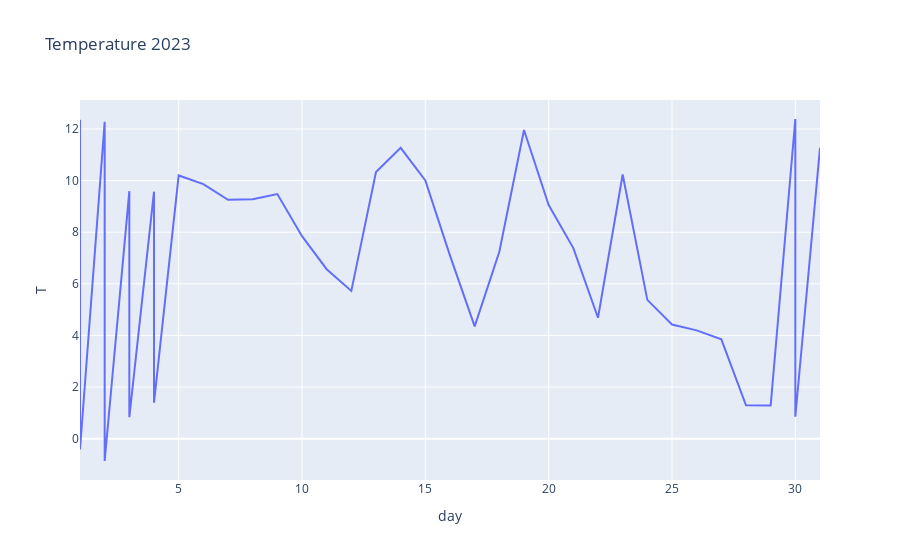
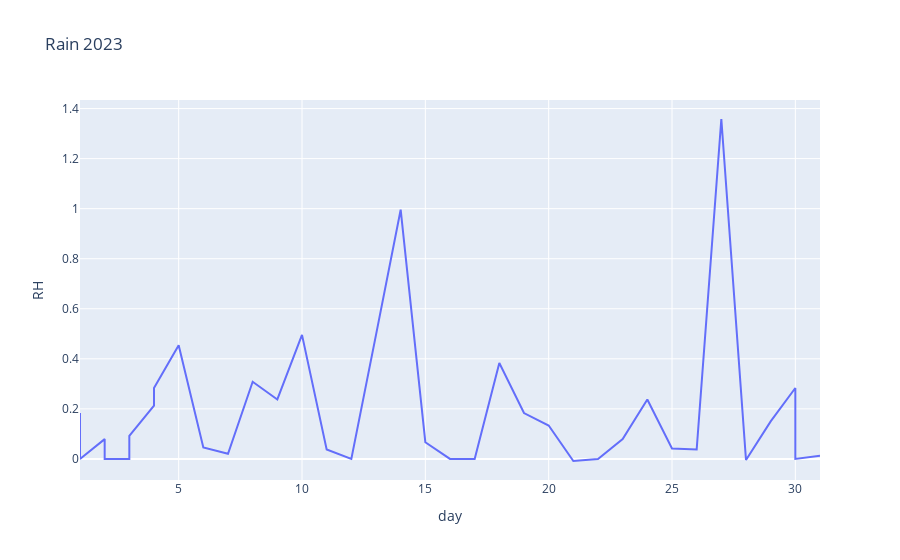
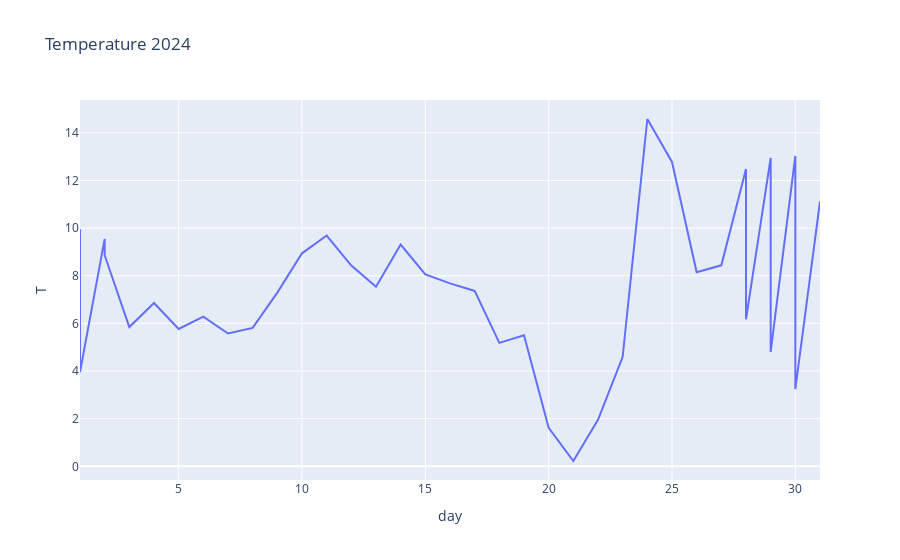
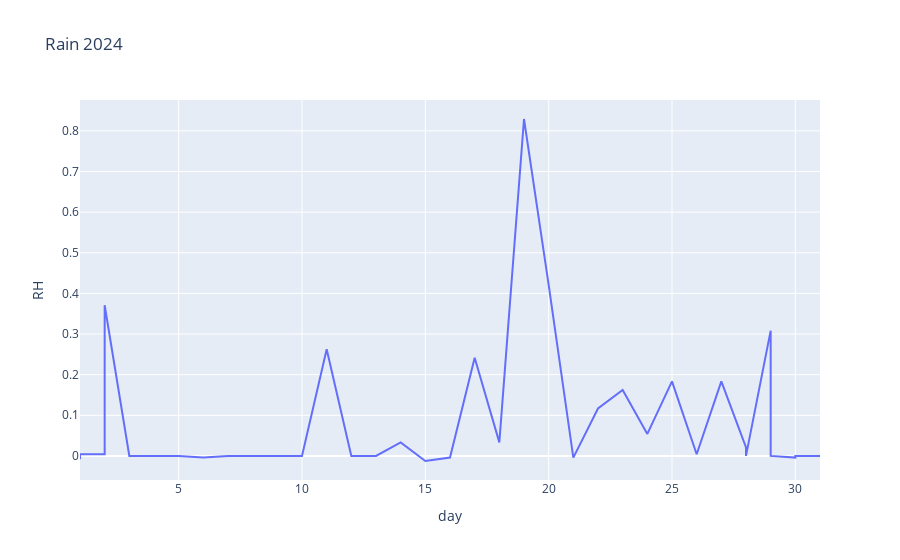

Source (notebook cell) for these figures, in order:
### Code cell
import plotly.express as px

temperature_2023 = px.line(daily_avr_2023_station, x = 'day', y = 'T', title = 'Temperature 2023') # , color = 'name'
temperature_2023.show()

rain_2023 = px.line(daily_avr_2023_station, x = 'day', y = 'RH', title = 'Rain 2023')
rain_2023.show()

temperature_2024 = px.line(daily_avr_2024_station, x = 'day', y = 'T', title = 'Temperature 2024')
temperature_2024.show()

rain_2024 = px.line(daily_avr_2024_station, x = 'day', y = 'RH', title = 'Rain 2024')
rain_2024.show()

### Figure 1 — Plotly figure (JSON) as saved in the notebook; plotly's stock layout.template omitted (floating-point values rounded to 4 significant figures)
{"data": [{"hovertemplate": "day=%{x}<br>T=%{y}<extra></extra>", "legendgroup": "", "line": {"color": "#636efa", "dash": "solid"}, "marker": {"symbol": "circle"}, "mode": "lines", "name": "", "orientation": "v", "showlegend": false, "type": "scatter", "x": [1, 1, 2, 2, 3, 3, 4, 4, 5, 6, 7, 8, 9, 10, 11, 12, 13, 14, 15, 16, 17, 18, 19, 20, 21, 22, 23, 24, 25, 26, 27, 28, 29, 30, 30, 31], "xaxis": "x", "y": [12.35, -0.4208, 12.28, -0.8667, 9.592, 0.8333, 9.571, 1.392, 10.2, 9.867, 9.254, 9.275, 9.479, 7.846, 6.567, 5.725, 10.33, 11.27, 10.01, 7.092, 4.35, 7.242, 11.96, 9.054, 7.383, 4.683, 10.24, 5.379, 4.421, 4.196, 3.85, 1.292, 1.283, 12.39, 0.85, 11.27], "yaxis": "y"}], "layout": {"legend": {"tracegroupgap": 0}, "title": {"text": "Temperature 2023"}, "xaxis": {"anchor": "y", "domain": [0, 1], "title": {"text": "day"}}, "yaxis": {"anchor": "x", "domain": [0, 1], "title": {"text": "T"}}}}

### Figure 2 — Plotly figure (JSON) as saved in the notebook; plotly's stock layout.template omitted (floating-point values rounded to 4 significant figures)
{"data": [{"hovertemplate": "day=%{x}<br>RH=%{y}<extra></extra>", "legendgroup": "", "line": {"color": "#636efa", "dash": "solid"}, "marker": {"symbol": "circle"}, "mode": "lines", "name": "", "orientation": "v", "showlegend": false, "type": "scatter", "x": [1, 1, 2, 2, 3, 3, 4, 4, 5, 6, 7, 8, 9, 10, 11, 12, 13, 14, 15, 16, 17, 18, 19, 20, 21, 22, 23, 24, 25, 26, 27, 28, 29, 30, 30, 31], "xaxis": "x", "y": [0.1833, 0.0, 0.07917, 0.0, 0.0, 0.09167, 0.2125, 0.2833, 0.4542, 0.04583, 0.02083, 0.3083, 0.2375, 0.4958, 0.0375, 0.0, 0.4958, 0.9958, 0.06667, 0.0, 0.0, 0.3833, 0.1833, 0.1333, -0.008333, 0.0, 0.07917, 0.2375, 0.04167, 0.0375, 1.358, -0.004167, 0.15, 0.2833, 0.0, 0.0125], "yaxis": "y"}], "layout": {"legend": {"tracegroupgap": 0}, "title": {"text": "Rain 2023"}, "xaxis": {"anchor": "y", "domain": [0, 1], "title": {"text": "day"}}, "yaxis": {"anchor": "x", "domain": [0, 1], "title": {"text": "RH"}}}}

### Figure 3 — Plotly figure (JSON) as saved in the notebook; plotly's stock layout.template omitted (floating-point values rounded to 4 significant figures)
{"data": [{"hovertemplate": "day=%{x}<br>T=%{y}<extra></extra>", "legendgroup": "", "line": {"color": "#636efa", "dash": "solid"}, "marker": {"symbol": "circle"}, "mode": "lines", "name": "", "orientation": "v", "showlegend": false, "type": "scatter", "x": [1, 1, 2, 2, 3, 4, 5, 6, 7, 8, 9, 10, 11, 12, 13, 14, 15, 16, 17, 18, 19, 20, 21, 22, 23, 24, 25, 26, 27, 28, 28, 29, 29, 30, 30, 31], "xaxis": "x", "y": [9.954, 3.954, 9.546, 8.863, 5.846, 6.858, 5.767, 6.288, 5.575, 5.812, 7.292, 8.942, 9.688, 8.429, 7.538, 9.308, 8.054, 7.679, 7.363, 5.183, 5.5, 1.621, 0.225, 1.954, 4.6, 14.58, 12.78, 8.15, 8.438, 12.48, 6.171, 12.95, 4.804, 13.03, 3.246, 11.12], "yaxis": "y"}], "layout": {"legend": {"tracegroupgap": 0}, "title": {"text": "Temperature 2024"}, "xaxis": {"anchor": "y", "domain": [0, 1], "title": {"text": "day"}}, "yaxis": {"anchor": "x", "domain": [0, 1], "title": {"text": "T"}}}}

### Figure 4 — Plotly figure (JSON) as saved in the notebook; plotly's stock layout.template omitted (floating-point values rounded to 4 significant figures)
{"data": [{"hovertemplate": "day=%{x}<br>RH=%{y}<extra></extra>", "legendgroup": "", "line": {"color": "#636efa", "dash": "solid"}, "marker": {"symbol": "circle"}, "mode": "lines", "name": "", "orientation": "v", "showlegend": false, "type": "scatter", "x": [1, 1, 2, 2, 3, 4, 5, 6, 7, 8, 9, 10, 11, 12, 13, 14, 15, 16, 17, 18, 19, 20, 21, 22, 23, 24, 25, 26, 27, 28, 28, 29, 29, 30, 30, 31], "xaxis": "x", "y": [-0.008333, 0.004167, 0.004167, 0.3708, 0.0, 0.0, 0.0, -0.004167, 0.0, 0.0, 0.0, 0.0, 0.2625, 0.0, 0.0, 0.03333, -0.0125, -0.004167, 0.2417, 0.03333, 0.8292, 0.4208, -0.004167, 0.1167, 0.1625, 0.05417, 0.1833, 0.004167, 0.1833, 0.02083, 0.0, 0.3083, 0.0, -0.004167, 0.0, 0.0], "yaxis": "y"}], "layout": {"legend": {"tracegroupgap": 0}, "title": {"text": "Rain 2024"}, "xaxis": {"anchor": "y", "domain": [0, 1], "title": {"text": "day"}}, "yaxis": {"anchor": "x", "domain": [0, 1], "title": {"text": "RH"}}}}
